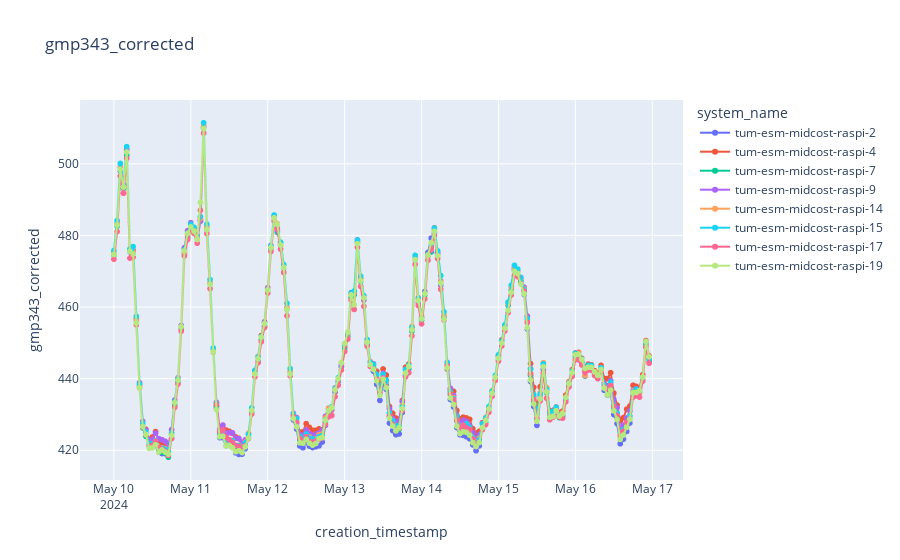

The code cell stored with this chart in its notebook:
### Code cell
sbs = [2,4,7,9,14,15,17,19]
plot_sensor_measurement(df,sensor_id=sbs,col_name="gmp343_corrected",filter=filter)

### Figure 1 — Plotly figure (JSON) as saved in the notebook; plotly's stock layout.template omitted (floating-point values rounded to 4 significant figures; data arrays with more than 128 entries replaced by an {"elided": "..."} marker saying what was removed)
{"data": [{"hovertemplate": "system_name=tum-esm-midcost-raspi-2<br>creation_timestamp=%{x}<br>gmp343_corrected=%{y}<extra></extra>", "legendgroup": "tum-esm-midcost-raspi-2", "line": {"color": "#636efa", "dash": "solid"}, "marker": {"symbol": "circle"}, "mode": "lines+markers", "name": "tum-esm-midcost-raspi-2", "showlegend": true, "type": "scattergl", "x": {"elided": "168 str values"}, "xaxis": "x", "y": {"elided": "168 float values"}, "yaxis": "y"}, {"hovertemplate": "system_name=tum-esm-midcost-raspi-4<br>creation_timestamp=%{x}<br>gmp343_corrected=%{y}<extra></extra>", "legendgroup": "tum-esm-midcost-raspi-4", "line": {"color": "#EF553B", "dash": "solid"}, "marker": {"symbol": "circle"}, "mode": "lines+markers", "name": "tum-esm-midcost-raspi-4", "showlegend": true, "type": "scattergl", "x": {"elided": "168 str values"}, "xaxis": "x", "y": {"elided": "168 float values"}, "yaxis": "y"}, {"hovertemplate": "system_name=tum-esm-midcost-raspi-7<br>creation_timestamp=%{x}<br>gmp343_corrected=%{y}<extra></extra>", "legendgroup": "tum-esm-midcost-raspi-7", "line": {"color": "#00cc96", "dash": "solid"}, "marker": {"symbol": "circle"}, "mode": "lines+markers", "name": "tum-esm-midcost-raspi-7", "showlegend": true, "type": "scattergl", "x": {"elided": "168 str values"}, "xaxis": "x", "y": {"elided": "168 float values"}, "yaxis": "y"}, {"hovertemplate": "system_name=tum-esm-midcost-raspi-9<br>creation_timestamp=%{x}<br>gmp343_corrected=%{y}<extra></extra>", "legendgroup": "tum-esm-midcost-raspi-9", "line": {"color": "#ab63fa", "dash": "solid"}, "marker": {"symbol": "circle"}, "mode": "lines+markers", "name": "tum-esm-midcost-raspi-9", "showlegend": true, "type": "scattergl", "x": {"elided": "168 str values"}, "xaxis": "x", "y": {"elided": "168 float values"}, "yaxis": "y"}, {"hovertemplate": "system_name=tum-esm-midcost-raspi-14<br>creation_timestamp=%{x}<br>gmp343_corrected=%{y}<extra></extra>", "legendgroup": "tum-esm-midcost-raspi-14", "line": {"color": "#FFA15A", "dash": "solid"}, "marker": {"symbol": "circle"}, "mode": "lines+markers", "name": "tum-esm-midcost-raspi-14", "showlegend": true, "type": "scattergl", "x": {"elided": "168 str values"}, "xaxis": "x", "y": {"elided": "168 float values"}, "yaxis": "y"}, {"hovertemplate": "system_name=tum-esm-midcost-raspi-15<br>creation_timestamp=%{x}<br>gmp343_corrected=%{y}<extra></extra>", "legendgroup": "tum-esm-midcost-raspi-15", "line": {"color": "#19d3f3", "dash": "solid"}, "marker": {"symbol": "circle"}, "mode": "lines+markers", "name": "tum-esm-midcost-raspi-15", "showlegend": true, "type": "scattergl", "x": {"elided": "168 str values"}, "xaxis": "x", "y": {"elided": "168 float values"}, "yaxis": "y"}, {"hovertemplate": "system_name=tum-esm-midcost-raspi-17<br>creation_timestamp=%{x}<br>gmp343_corrected=%{y}<extra></extra>", "legendgroup": "tum-esm-midcost-raspi-17", "line": {"color": "#FF6692", "dash": "solid"}, "marker": {"symbol": "circle"}, "mode": "lines+markers", "name": "tum-esm-midcost-raspi-17", "showlegend": true, "type": "scattergl", "x": {"elided": "168 str values"}, "xaxis": "x", "y": {"elided": "168 float values"}, "yaxis": "y"}, {"hovertemplate": "system_name=tum-esm-midcost-raspi-19<br>creation_timestamp=%{x}<br>gmp343_corrected=%{y}<extra></extra>", "legendgroup": "tum-esm-midcost-raspi-19", "line": {"color": "#B6E880", "dash": "solid"}, "marker": {"symbol": "circle"}, "mode": "lines+markers", "name": "tum-esm-midcost-raspi-19", "showlegend": true, "type": "scattergl", "x": {"elided": "168 str values"}, "xaxis": "x", "y": {"elided": "168 float values"}, "yaxis": "y"}], "layout": {"legend": {"title": {"text": "system_name"}, "tracegroupgap": 0}, "title": {"text": "gmp343_corrected"}, "xaxis": {"anchor": "y", "domain": [0, 1], "title": {"text": "creation_timestamp"}}, "yaxis": {"anchor": "x", "domain": [0, 1], "title": {"text": "gmp343_corrected"}}}}
